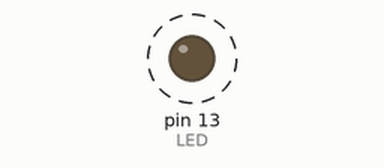
Simulated run of this sketch. Board: Arduino Uno, built with avr-gcc and run on an emulated ATmega328P. Shown: output pins drawn as LEDs (lit = HIGH). Dashed ring = blinking.

Above: at 0.2 s.
Timing chart, 0 to 3.0 s (numbered marks = the images above):
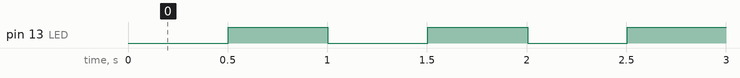

The sketch:

update_1.ino
```cpp
#define LED 13
int estado_led = 0;
long tiempo_anterior_led;
long intervalo_led = 500;
void setup() {
  pinMode(LED, OUTPUT);
}
void loop() {
  long tiempo = millis();
  if((tiempo - tiempo_anterior_led) > intervalo_led)
  {
    tiempo_anterior_led = tiempo;
    estado_led = !estado_led;
    digitalWrite(LED, estado_led);
  }
}
```

Parpadeador.cpp
```cpp

```

Measured:
- by itself, pin 13 (LED): alternates HIGH for 0.50 s and LOW for 0.50 s
